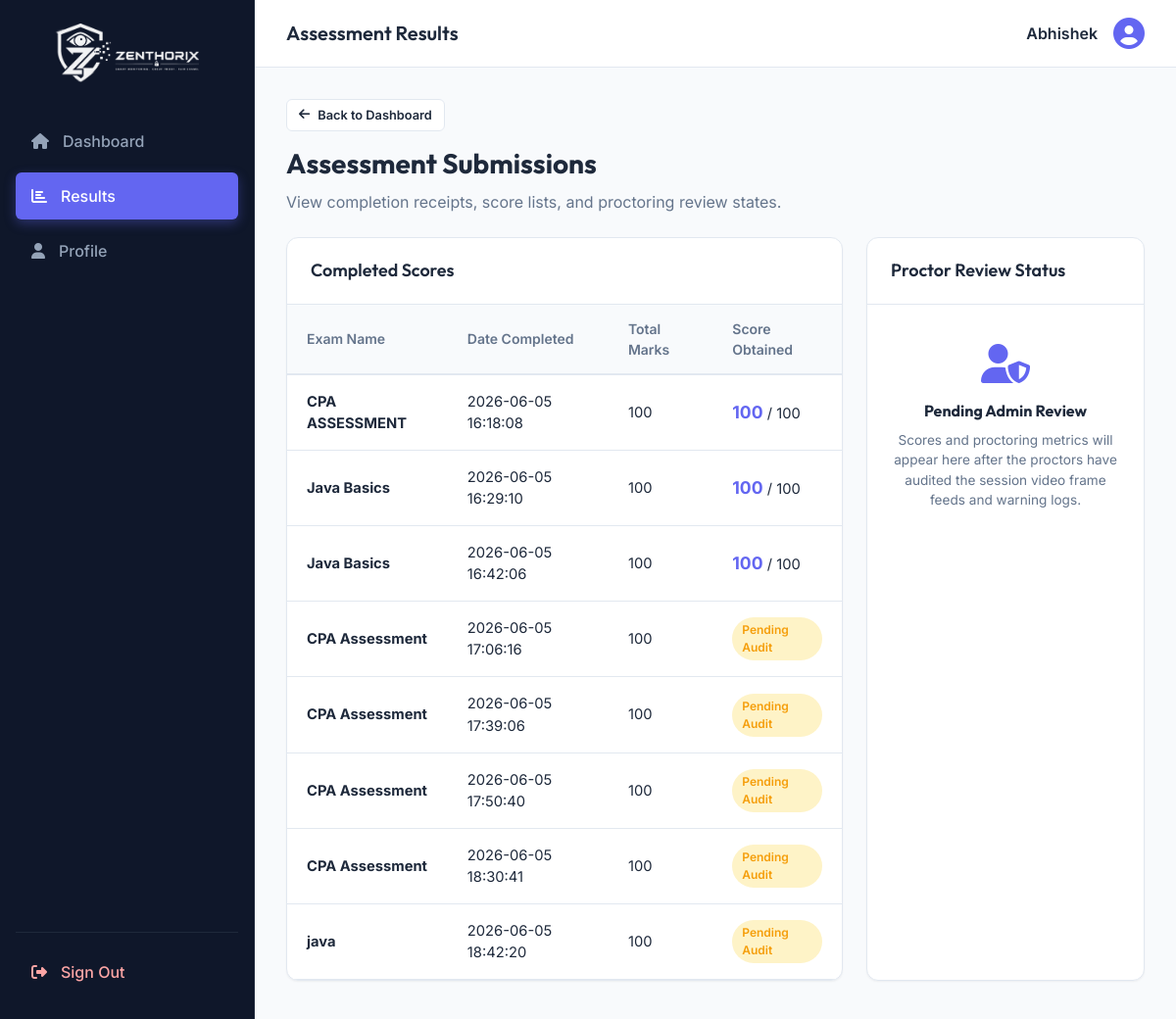
The page /student/results (signed in) on the database as committed earlier.
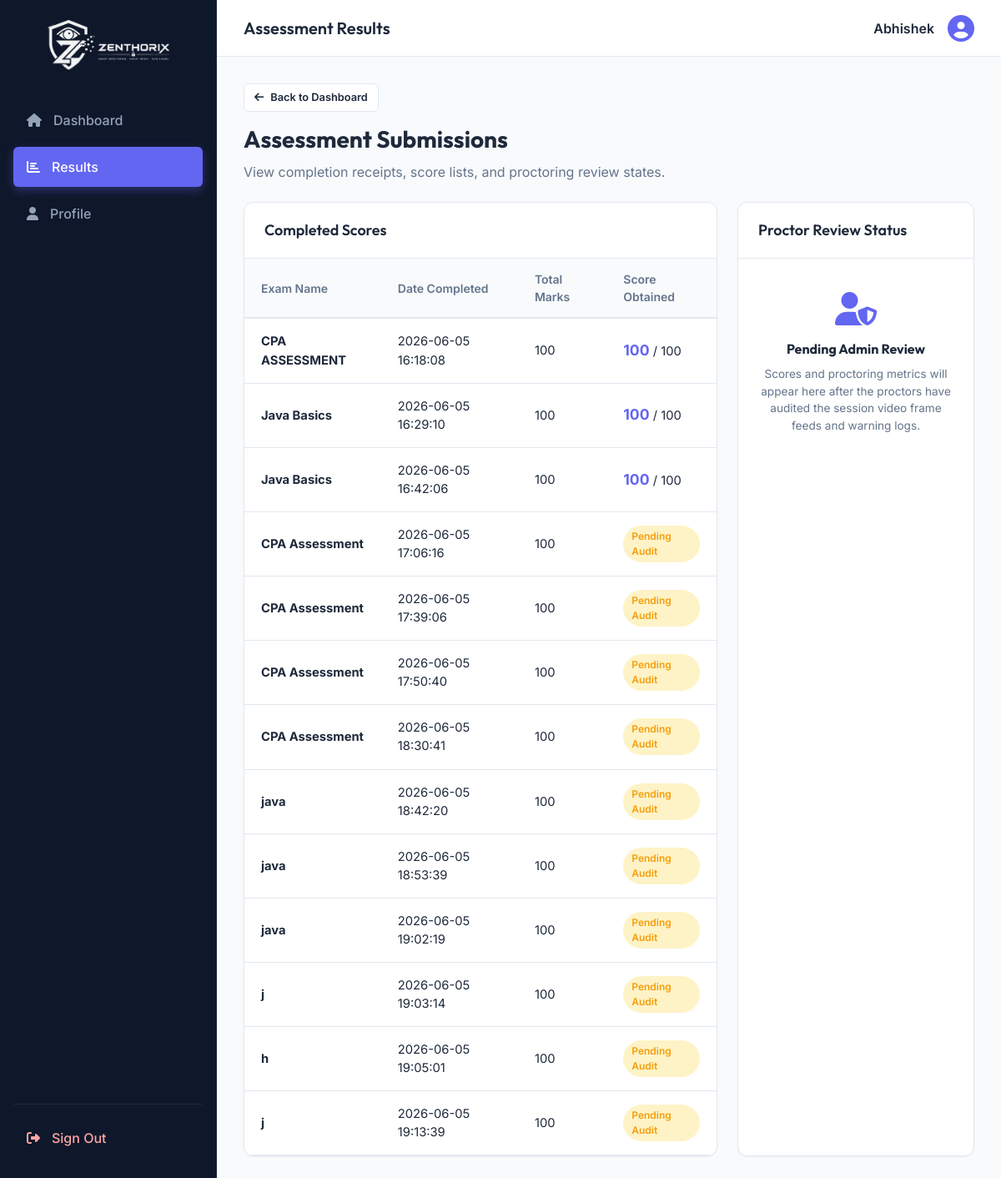
The same page on the database as committed later.
### tables this page shows
CREATE TABLE exam_attempts (
                id INTEGER PRIMARY KEY AUTOINCREMENT,
                exam_id INTEGER NOT NULL,
                user_id INTEGER NOT NULL,
                start_time TEXT NOT NULL,
                end_time TEXT,
                answers_json TEXT,
                score INTEGER DEFAULT 0,
                status TEXT DEFAULT 'ongoing',
                warnings_count INTEGER DEFAULT 0,
                FOREIGN KEY (exam_id) REFERENCES exams (id),
                FOREIGN KEY (user_id) REFERENCES users (id)
            );

CREATE TABLE exams (
                id INTEGER PRIMARY KEY AUTOINCREMENT,
                name TEXT NOT NULL,
                duration_mins INTEGER NOT NULL,
                total_marks INTEGER NOT NULL,
                rules_json TEXT NOT NULL,
                questions_json TEXT NOT NULL,
                status TEXT DEFAULT 'published'
            );

### app.py (the view)
@app.route('/student/results')
def student_results():
    if session.get('role') != 'student':
        return redirect(url_for('login'))
    db = get_db()
    cursor = db.cursor()
    cursor.execute('''
        SELECT a.id as attempt_id, a.score, a.status, a.end_time, e.name as exam_name, e.total_marks
        FROM exam_attempts a
        JOIN exams e ON a.exam_id = e.id
        WHERE a.user_id = ? AND a.status != 'ongoing'
    ''', (session['user_id'],))
    results = cursor.fetchall()
    return render_template('student_results.html', results=results)

### app.py (called while the page is built)
def get_db():
    db = getattr(g, '_database', None)
    if db is None:
        db = g._database = sqlite3.connect(DATABASE)
        db.row_factory = sqlite3.Row
    return db

@app.teardown_appcontext
def close_connection(exception):
    db = getattr(g, '_database', None)
    if db is not None:
        db.close()

### templates/student_results.html (shortened to what this page needs)
{% extends 'base.html' %}
{% block title_header %}Assessment Results{% endblock %}
{% block content %}
<div class="page-header" style="margin-bottom:24px;">
    <a href="{{ url_for('student_dashboard') }}" class="btn btn-secondary" style="font-size: 0.8rem; padding: 6px 12px; margin-bottom: 12px;">
        <i class="fa-solid fa-arrow-left"></i> Back to Dashboard
    </a>
    <h1>Assessment Submissions</h1>
    <p>View completion receipts, score lists, and proctoring review states.</p>
</div>
<div class="dashboard-grid">
    <div class="card">
        <div class="card-header">
            <h3 class="card-title">Completed Scores</h3>
        </div>
        <div class="card-body" style="padding: 0;">
            <div class="table-responsive">
                <table class="table">
                    <thead>
                        <tr>
                            <th>Exam Name</th>
                            <th>Date Completed</th>
                            <th>Total Marks</th>
                            <th>Score Obtained</th>
                        </tr>
                    </thead>
                    <tbody>
                        {% if results %}
                            {% for res in results %}
                                <tr>
                                    <td><strong>{{ res.exam_name }}</strong></td>
                                    <td>{{ res.end_time }}</td>
                                    <td>{{ res.total_marks }}</td>
                                    <td>
                                        {% if res.status == 'reviewed' %}
                                            <strong style="color: var(--primary); font-size:1.1rem;">{{ res.score }}</strong> / {{ res.total_marks }}
                                        {% else %}
                                            <span class="badge badge-warning">Pending Audit</span>
                                        {% endif %}
                                    </td>
                                </tr>
                            {% endfor %}
                        {% else %}
                            <tr>
                                <td colspan="4" style="text-align: center; color: var(--text-secondary); padding: 32px 0;">
                                    No completed score reports available.
                                </td>
                            </tr>
                        {% endif %}
                    </tbody>
                </table>
            </div>
        </div>
    </div>
    <div class="card">
        <div class="card-header">
            <h3 class="card-title">Proctor Review Status</h3>
        </div>
        <div class="card-body">
            <div style="text-align: center; padding: 16px 0; color: var(--text-secondary);">
                <i class="fa-solid fa-user-shield" style="font-size: 2.5rem; color: var(--primary); margin-bottom: 16px;"></i>
                <h4>Pending Admin Review</h4>
                <p style="font-size:0.85rem; margin-top:8px; line-height: 1.5;">
                    Scores and proctoring metrics will appear here after the proctors have audited the session video frame feeds and warning logs.
                </p>
            </div>
        </div>
    </div>
</div>
{% endblock %}

### templates/base.html (shortened to what this page needs)
<!DOCTYPE html>
<html lang="en">
<head>
    <link rel="stylesheet" href="{{ url_for('static', filename='css/style.css') }}">
    <link rel="stylesheet" href="https://cdnjs.cloudflare.com/ajax/libs/font-awesome/6.4.0/css/all.min.css">
    <link rel="stylesheet" href="https://cdnjs.cloudflare.com/ajax/libs/codemirror/5.65.13/codemirror.min.css">
    <link rel="stylesheet" href="https://cdnjs.cloudflare.com/ajax/libs/codemirror/5.65.13/theme/dracula.min.css">
</head>
<body>
    <div class="app-container">
        <aside class="sidebar">
            <div class="brand">
                <img src="{{ url_for('static', filename='zenthorix-logo.png') }}?v=4" alt="Zenthorix Logo" class="sidebar-logo">
            </div>
            <ul class="nav-menu">
                {% if session.get('role') == 'admin' %}
                    <li class="nav-item {% if request.path == '/admin/dashboard' %}active{% endif %}">
                        <a href="{{ url_for('admin_dashboard') }}"><i class="fa-solid fa-chart-line"></i> Dashboard</a>
                    </li>
                    <li class="nav-item {% if request.path == '/admin/candidates' %}active{% endif %}">
                        <a href="{{ url_for('admin_candidates') }}"><i class="fa-solid fa-users"></i> Candidates</a>
                    </li>
                    <li class="nav-item {% if request.path == '/admin/exams' %}active{% endif %}">
                        <a href="{{ url_for('admin_exams') }}"><i class="fa-solid fa-file-code"></i> Exams</a>
                    </li>
                    <li class="nav-item {% if request.path == '/admin/live' %}active{% endif %}">
                        <a href="{{ url_for('admin_live') }}"><i class="fa-solid fa-video"></i> Live Proctoring</a>
                    </li>
                    <li class="nav-item {% if request.path == '/admin/notifications' %}active{% endif %}">
                        <a href="{{ url_for('admin_notifications') }}">
                            <i class="fa-solid fa-bell"></i> Notifications
                            <span class="badge badge-danger notification-badge-count" style="display: none; margin-left: 6px; border-radius: 50%; padding: 2px 6px; font-size: 0.75rem;">0</span>
                        </a>
                    </li>
                    <li class="nav-item {% if request.path == '/admin/reports' %}active{% endif %}">
                        <a href="{{ url_for('admin_reports') }}"><i class="fa-solid fa-clipboard-list"></i> Reports</a>
                    </li>
                    <li class="nav-item {% if request.path == '/admin/settings' %}active{% endif %}">
                        <a href="{{ url_for('admin_settings') }}"><i class="fa-solid fa-sliders"></i> Settings</a>
                    </li>
                {% else %}
                    <li class="nav-item {% if request.path == '/student/dashboard' %}active{% endif %}">
                        <a href="{{ url_for('student_dashboard') }}"><i class="fa-solid fa-house"></i> Dashboard</a>
                    </li>
                    <li class="nav-item {% if request.path == '/student/results' %}active{% endif %}">
                        <a href="{{ url_for('student_results') }}"><i class="fa-solid fa-chart-bar"></i> Results</a>
                    </li>
                    <li class="nav-item {% if request.path == '/student/profile' %}active{% endif %}">
                        <a href="{{ url_for('student_profile') }}"><i class="fa-solid fa-user"></i> Profile</a>
                    </li>
                {% endif %}
            </ul>
            <div class="sidebar-footer">
                <li class="nav-item" style="list-style:none;">
                    <a href="{{ url_for('logout') }}" style="color: #fca5a5;"><i class="fa-solid fa-sign-out-alt"></i> Sign Out</a>
                </li>
            </div>
        </aside>
        <div class="main-wrapper">
            <header class="top-bar">
                <div class="top-bar-title">
                    {% block title_header %}Dashboard{% endblock %}
                </div>
                <div style="display: flex; align-items: center; gap: 20px;">
                    <div class="user-profile-menu">
                        <span class="user-name">{{ session.get('name', 'User') }}</span>
                        <i class="fa-solid fa-circle-user" style="font-size: 2rem; color: var(--primary);"></i>
                    </div>
                </div>
            </header>
            <main class="main-content">
                {% block content %}{% endblock %}
            </main>
        </div>
    </div>
</body>
</html>

### static/css/style.css (style rules this page uses)
:root { --bg-primary: #f8fafc; --bg-secondary: #ffffff; --sidebar-bg: #0f172a; --sidebar-hover: #1e293b; --sidebar-active: #312e81; --text-primary: #1e293b; --text-secondary: #64748b; --text-muted: #94a3b8; --primary: #6366f1; --primary-hover: #4f46e5; --primary-light: #e0e7ff; --accent: #8b5cf6; --success: #10b981; --success-light: #d1fae5; --warning: #f59e0b; --warning-light: #fef3c7; --danger: #ef4444; --danger-light: #fee2e2; --border-color: #e2e8f0; --shadow-sm: 0 1px 2px 0 rgba(0, 0, 0, 0.05); --shadow-md: 0 4px 6px -1px rgba(0, 0, 0, 0.1), 0 2px 4px -1px rgba(0, 0, 0, 0.06); --shadow-lg: 0 10px 15px -3px rgba(0, 0, 0, 0.1), 0 4px 6px -2px rgba(0, 0, 0, 0.05); --radius-sm: 6px; --radius-md: 12px; --radius-lg: 16px; }
* { box-sizing: border-box; margin: 0; padding: 0; }
body { font-family: 'Inter', sans-serif; background-color: var(--bg-primary); color: var(--text-primary); line-height: 1.5; overflow: hidden; height: 100vh; }
.app-container { display: flex; height: 100vh; overflow: hidden; }
.sidebar { width: 260px; background-color: var(--sidebar-bg); color: #f1f5f9; display: flex; flex-direction: column; flex-shrink: 0; padding: 24px 16px; border-right: 1px solid #1e293b; transition: all 0.3s ease; height: 100vh; }
.brand { display: flex; justify-content: center; align-items: center; margin-bottom: 36px; padding-left: 0; }
.sidebar-logo { height: 60px; width: auto; filter: brightness(0) invert(1); opacity: 0.95; transition: opacity 0.2s ease; }
.nav-menu { list-style: none; display: flex; flex-direction: column; gap: 8px; flex-grow: 1; }
.nav-item a { display: flex; align-items: center; gap: 14px; padding: 12px 16px; color: #94a3b8; text-decoration: none; font-weight: 500; border-radius: var(--radius-sm); transition: all 0.2s ease; }
.nav-item.active a { background-color: var(--primary); color: #ffffff; box-shadow: 0 4px 12px rgba(99, 102, 241, 0.35); }
.sidebar-footer { margin-top: auto; border-top: 1px solid #1e293b; padding-top: 16px; }
.main-wrapper { flex-grow: 1; display: flex; flex-direction: column; min-width: 0; }
.top-bar { height: 70px; background-color: var(--bg-secondary); border-bottom: 1px solid var(--border-color); display: flex; align-items: center; justify-content: space-between; padding: 0 32px; }
.top-bar-title { font-family: 'Outfit', sans-serif; font-size: 1.25rem; font-weight: 600; }
.user-profile-menu { display: flex; align-items: center; gap: 16px; }
.user-name { font-weight: 600; color: var(--text-primary); }
.main-content { padding: 32px; flex-grow: 1; overflow-y: auto; }
h1, h2, h3, h4 { font-family: 'Outfit', sans-serif; color: var(--text-primary); }
.page-header { margin-bottom: 28px; }
.page-header h1 { font-size: 1.75rem; font-weight: 700; margin-bottom: 6px; }
.page-header p { color: var(--text-secondary); }
.dashboard-grid { display: grid; grid-template-columns: 2fr 1fr; gap: 24px; }
.card { background-color: var(--bg-secondary); border: 1px solid var(--border-color); border-radius: var(--radius-md); box-shadow: var(--shadow-sm); margin-bottom: 24px; overflow: hidden; }
.card-header { padding: 20px 24px; border-bottom: 1px solid var(--border-color); display: flex; align-items: center; justify-content: space-between; }
.card-title { font-size: 1.12rem; font-weight: 600; }
.card-body { padding: 24px; }
.table-responsive { overflow-x: auto; }
.table { width: 100%; border-collapse: collapse; text-align: left; }
.table th { padding: 14px 20px; background-color: #f8fafc; border-bottom: 2px solid var(--border-color); font-weight: 600; color: var(--text-secondary); font-size: 0.875rem; }
.table td { padding: 16px 20px; border-bottom: 1px solid var(--border-color); color: var(--text-primary); font-size: 0.92rem; vertical-align: middle; }
.badge { display: inline-flex; align-items: center; padding: 4px 10px; font-size: 0.75rem; font-weight: 600; border-radius: 50px; }
.badge-warning { background-color: var(--warning-light); color: var(--warning); }
.btn { display: inline-flex; align-items: center; justify-content: center; gap: 8px; padding: 10px 18px; font-weight: 600; font-size: 0.9rem; border-radius: var(--radius-sm); cursor: pointer; border: none; transition: all 0.2s ease; text-decoration: none; }
.btn-secondary { background-color: white; border: 1px solid var(--border-color); color: var(--text-primary); }

Rows that differ between the two databases and show on the page:
added exam_attempts: exam_name "java", end_time "2026-06-05 18:53:39", total_marks "100", status "Pending Audit"
added exam_attempts: exam_name "java", end_time "2026-06-05 19:02:19", total_marks "100", status "Pending Audit"
added exam_attempts: exam_name "j", end_time "2026-06-05 19:03:14", total_marks "100", status "Pending Audit"
added exam_attempts: exam_name "h", end_time "2026-06-05 19:05:01", total_marks "100", status "Pending Audit"
added exam_attempts: exam_name "j", end_time "2026-06-05 19:13:39", total_marks "100", status "Pending Audit"
